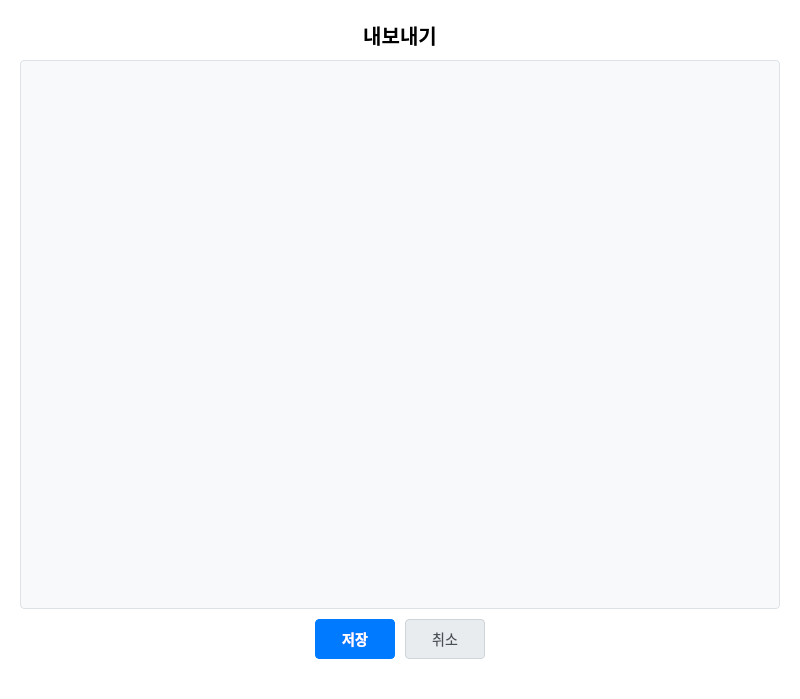
<?xml version="1.0" encoding="UTF-8"?>
<ui version="4.0">
 <class>ExportWidget</class>
 <widget class="QWidget" name="ExportWidget">
  <property name="geometry">
   <rect>
    <x>0</x>
    <y>0</y>
    <width>800</width>
    <height>699</height>
   </rect>
  </property>
  <property name="styleSheet">
   <string notr="true">QWidget {
    background: transparent;
}
QLabel {
    color: #000000;
    font-size: 14px;
    background-color: transparent;
}
QLineEdit {
    padding: 8px 12px;
    border: 1px solid #ced4da;
    border-radius: 4px;
    background-color: #ffffff;
    font-size: 14px;
    min-height: 20px;
    color: #495057;
}
QLineEdit:focus {
    border: 1px solid #80bdff;
    outline: 0;
}
QPushButton {
    color: #495057;
    background-color: #e9ecef;
    border: 1px solid #ced4da;
    padding: 8px;
    border-radius: 4px;
    font-size: 14px;
}
QPushButton:hover {
    background-color: #dee2e6;
}
QPushButton#save_button {
    color: #fff;
    background-color: #007bff;
    border-color: #007bff;
    font-weight: bold;
}
QPushButton#save_button:hover {
    color: #fff;
    background-color: #0069d9;
    border-color: #0062cc;
}
QPushButton#save_button:pressed {
    background-color: #0062cc;
    border-color: #005cbf;
}</string>
  </property>
  <layout class="QVBoxLayout" name="verticalLayout">
   <property name="spacing">
    <number>10</number>
   </property>
   <property name="leftMargin">
    <number>20</number>
   </property>
   <property name="topMargin">
    <number>20</number>
   </property>
   <property name="rightMargin">
    <number>20</number>
   </property>
   <property name="bottomMargin">
    <number>20</number>
   </property>
   <item>
    <widget class="QLabel" name="title_label">
     <property name="styleSheet">
      <string notr="true">font-size: 20px;
font-weight: bold;
color: #000000;
background-color: transparent;</string>
     </property>
     <property name="text">
      <string>내보내기</string>
     </property>
     <property name="alignment">
      <set>Qt::AlignmentFlag::AlignCenter</set>
     </property>
    </widget>
   </item>
   <item>
    <widget class="QTableWidget" name="export_table">
     <property name="sizePolicy">
      <sizepolicy hsizetype="Expanding" vsizetype="Expanding">
       <horstretch>0</horstretch>
       <verstretch>1</verstretch>
      </sizepolicy>
     </property>
     <property name="minimumSize">
      <size>
       <width>0</width>
       <height>0</height>
      </size>
     </property>
     <property name="styleSheet">
      <string notr="true">QTableWidget {
    background-color: #f8f9fa;
    border: 1px solid #dee2e6;
    border-radius: 4px;
    gridline-color: #e9ecef;
    color: #212529;
}
QTableWidget::item {
    padding: 4px;
    border-bottom: 1px solid #e9ecef;
    color: #212529;
    background-color: white;
}
QTableWidget::item:selected {
    background-color: #e7f5ff;
    color: #212529;
}
QTableWidget::item:focus {
    outline: none;
    border: none;
    background: #e7f5ff;
}
QHeaderView::section {
    background-color: #f8f9fa;
    color: #212529;
    padding: 8px;
    border: none;
    border-right: 1px solid #dee2e6;
    border-bottom: 1px solid #dee2e6;
    font-weight: bold;
}
QScrollBar:vertical {
    border: none;
    background: #f8f9fa;
    width: 10px;
    margin: 0px;
}
QScrollBar::handle:vertical {
    background: #dee2e6;
    min-height: 20px;
    border-radius: 5px;
}
QScrollBar::handle:vertical:hover {
    background: #adb5bd;
}
QScrollBar::add-line:vertical, QScrollBar::sub-line:vertical {
    height: 0px;
}
QScrollBar::add-page:vertical, QScrollBar::sub-page:vertical {
    background: none;
}
QScrollBar:horizontal {
    border: none;
    background: #f8f9fa;
    height: 10px;
    margin: 0px;
}
QScrollBar::handle:horizontal {
    background: #dee2e6;
    min-width: 20px;
    border-radius: 5px;
}
QScrollBar::handle:horizontal:hover {
    background: #adb5bd;
}
QScrollBar::add-line:horizontal, QScrollBar::sub-line:horizontal {
    width: 0px;
}
QScrollBar::add-page:horizontal, QScrollBar::sub-page:horizontal {
    background: none;
}</string>
     </property>
     <property name="editTriggers">
      <set>QAbstractItemView::EditTrigger::NoEditTriggers</set>
     </property>
     <property name="selectionMode">
      <enum>QAbstractItemView::SelectionMode::NoSelection</enum>
     </property>
     <property name="rowCount">
      <number>5</number>
     </property>
     <property name="columnCount">
      <number>0</number>
     </property>
     <attribute name="horizontalHeaderVisible">
      <bool>true</bool>
     </attribute>
     <attribute name="verticalHeaderVisible">
      <bool>false</bool>
     </attribute>
     <row/>
     <row/>
     <row/>
     <row/>
     <row/>
    </widget>
   </item>
   <item>
    <layout class="QHBoxLayout" name="buttonLayout">
     <item>
      <spacer name="horizontalSpacer">
       <property name="orientation">
        <enum>Qt::Orientation::Horizontal</enum>
       </property>
       <property name="sizeHint" stdset="0">
        <size>
         <width>40</width>
         <height>20</height>
        </size>
       </property>
      </spacer>
     </item>
     <item>
      <widget class="QPushButton" name="save_button">
       <property name="minimumSize">
        <size>
         <width>80</width>
         <height>0</height>
        </size>
       </property>
       <property name="styleSheet">
        <string notr="true">QPushButton {
    color: #495057;
    background-color: #e9ecef;
    border: 1px solid #ced4da;
    padding: 8px;
    border-radius: 4px;
    font-size: 14px;
}
QPushButton:hover {
    background-color: #dee2e6;
}
QPushButton#save_button {
    color: #fff;
    background-color: #007bff;
    border-color: #007bff;
    font-weight: bold;
}
QPushButton#save_button:hover {
    color: #fff;
    background-color: #0069d9;
    border-color: #0062cc;
}
QPushButton#save_button:pressed {
    background-color: #0062cc;
    border-color: #005cbf;
}</string>
       </property>
       <property name="text">
        <string>저장</string>
       </property>
      </widget>
     </item>
     <item>
      <widget class="QPushButton" name="cancel_btn">
       <property name="minimumSize">
        <size>
         <width>80</width>
         <height>0</height>
        </size>
       </property>
       <property name="styleSheet">
        <string notr="true">QPushButton {
    color: #495057;
    background-color: #e9ecef;
    border: 1px solid #ced4da;
    padding: 8px;
    border-radius: 4px;
    font-size: 14px;
}
QPushButton:hover {
    background-color: #dee2e6;
}</string>
       </property>
       <property name="text">
        <string>취소</string>
       </property>
      </widget>
     </item>
     <item>
      <spacer name="horizontalSpacer_2">
       <property name="orientation">
        <enum>Qt::Orientation::Horizontal</enum>
       </property>
       <property name="sizeHint" stdset="0">
        <size>
         <width>40</width>
         <height>20</height>
        </size>
       </property>
      </spacer>
     </item>
    </layout>
   </item>
   <item>
    <spacer name="verticalSpacer">
     <property name="orientation">
      <enum>Qt::Orientation::Vertical</enum>
     </property>
     <property name="sizeHint" stdset="0">
      <size>
       <width>20</width>
       <height>20</height>
      </size>
     </property>
    </spacer>
   </item>
  </layout>
 </widget>
 <resources/>
 <connections/>
</ui>
